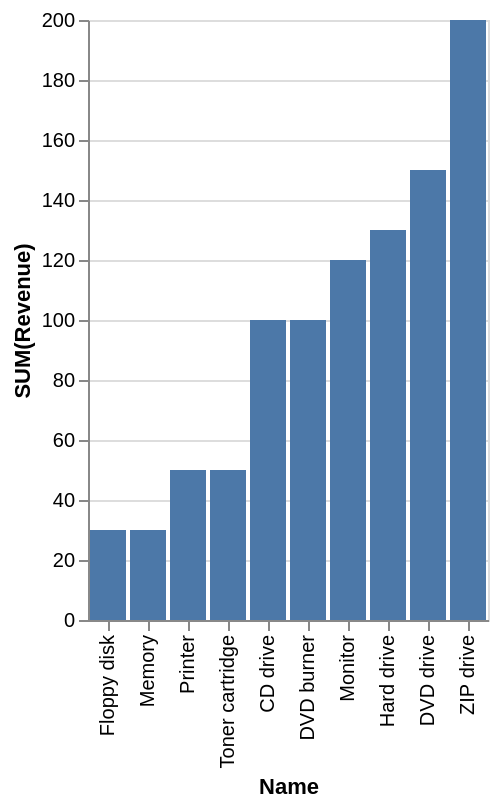

Here is the Vega-Lite specification saved for this chart:
### Vega-Lite specification from a JSON file in a GitHub repository (floating-point values rounded to 4 significant figures)
{"data": {"values": [{"x_data": "Floppy disk", "y_data": 30}, {"x_data": "Memory", "y_data": 30}, {"x_data": "Printer", "y_data": 50}, {"x_data": "Toner cartridge", "y_data": 50}, {"x_data": "CD drive", "y_data": 100}, {"x_data": "DVD burner", "y_data": 100}, {"x_data": "Monitor", "y_data": 120}, {"x_data": "Hard drive", "y_data": 130}, {"x_data": "DVD drive", "y_data": 150}, {"x_data": "ZIP drive", "y_data": 200}]}, "mark": "bar", "encoding": {"x": {"field": "x_data", "type": "nominal", "title": "Name", "sort": {"op": "sum", "field": "y_data", "order": "ascending"}}, "y": {"field": "y_data", "type": "quantitative", "title": "SUM(Revenue)"}}}
